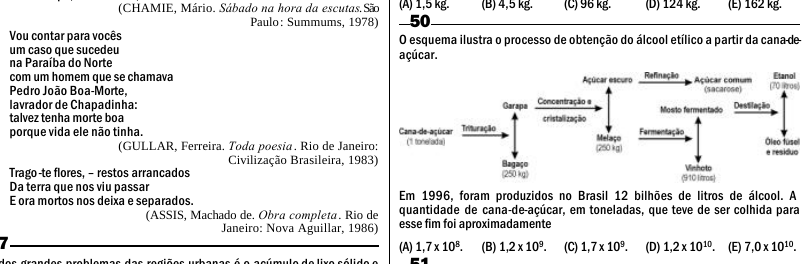
#> input picture _banco/pendentes/enem2000a2008/P7507-Q050.png, 810 x 268 px
$ python -i ocr_pdf.py   (imports and definitions only)
#> lines starting #> are read from the running program, lines starting #| are printed output that depends on the picture; after the words box and inside, x2 and y2 are one past the last pixel; in counts of white or black regions, pixels touching at a corner belong together
# OCR (tesseract, portugues) das provas com texto ruim no PDF (digitalizadas ou com fonte sem traducao).
# Gera ~/mnt/BM/_ocr/<PID>.pdf: cada pagina renderizada a 300 dpi com uma camada de texto invisivel do tesseract.
# O 06_extrair.py usa esse arquivo no lugar do original quando ele existe (e marca todas as questoes para conferir).
# Uso: python3 ferramentas_nuvem/ocr_pdf.py PID...      (PAR=4: provas em paralelo, 1 nucleo cada)
import json, os, re, sys, subprocess, tempfile, shutil, concurrent.futures as cf
import cv2, numpy as np

R = os.path.dirname(os.path.dirname(os.path.abspath(__file__)))
BM = os.path.expanduser("~/mnt/BM")
# [1 line not run here, left out]
import glob as _g   # catalogo do Drive novo (um arquivo por ano)
# [1 line not run here, left out]
SAIDA = os.path.join(BM, "_ocr")
DPI = 300


def fundo_branco(arq):
    """papel digitalizado fica cinza (~235): o extrator veria "tinta" na pagina toda. Divide pelo tom do papel
    (mediana) e o que fica quase branco vira branco; texto e desenho nao mudam."""
    im = cv2.imread(arq, cv2.IMREAD_GRAYSCALE)
    bg = float(np.median(im))
    if bg >= 250 or bg < 150: return
    im = np.clip(im.astype(np.float32) * 255.0 / bg, 0, 255)
    im[im > 235] = 255
    cv2.imwrite(arq, im.astype(np.uint8), [cv2.IMWRITE_JPEG_QUALITY, 90])


def bolinhas(arq):
    """letra branca dentro de circulo preto (alternativas do ENEM): o tesseract nao le. Devolve as caixas. Troca so o circulo por
    letra preta em fundo branco; nada mais da pagina muda. Circulo = componente redondo com um buraco (a letra) e
    SEM tinta colada dos lados (o "Q" e o "O" em negrito de QUESTAO tem letras vizinhas coladas)."""
    im = cv2.imread(arq, cv2.IMREAD_GRAYSCALE)
#> im is the input picture: shape (268, 810); min 0, max 255, mean 233.6
    bw = (im < 128).astype(np.uint8)
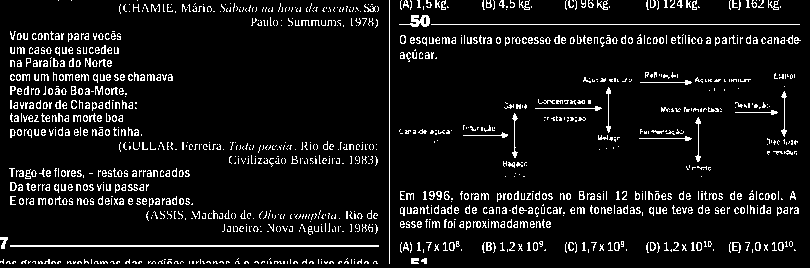
#> bw: shape (268, 810); values 0 (black) and 1 (white), 7.9% white in thin lines or dots
    n = 0; caixas = []
    # fechamento 5x5: o circulo pode sair partido pela letra branca (componente nao seria redondo)
    fech = cv2.morphologyEx(bw, cv2.MORPH_CLOSE, np.ones((5, 5), np.uint8))
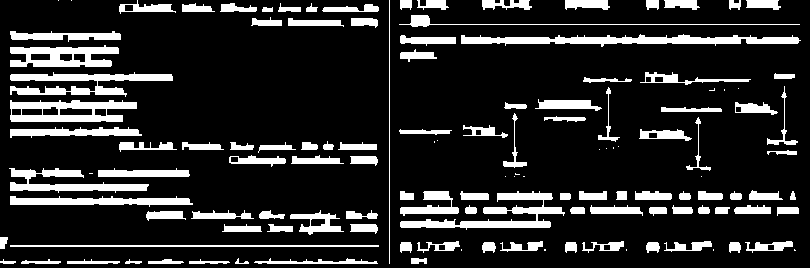
#> fech: shape (268, 810); values 0 (black) and 1 (white), 16.1% white; 130 white regions (22 under 20 px), largest, box (x1, y1, x2, y2) and area: (461, 34, 801, 47) 2325, (400, 191, 565, 230) 1982, (10, 72, 173, 97) 1845
    for c in cv2.findContours(fech, cv2.RETR_EXTERNAL, cv2.CHAIN_APPROX_SIMPLE)[0]:
        x, y, w, h = cv2.boundingRect(c)
        if not (28 <= w <= 90 and 0.85 <= w / h <= 1.18): continue
        a = cv2.contourArea(c)
        if not 0.68 <= a / (w * h) <= 0.85: continue            # circulo (quadrado cheio da ~1)
        m = np.zeros((h, w), np.uint8); cv2.drawContours(m, [c - [x, y]], -1, 1, -1)
        reg = im[y:y + h, x:x + w]
        buraco = int(((reg >= 128) & (m == 1)).sum())
        if not 0.15 * a <= buraco <= 0.6 * a: continue           # tem uma letra branca dentro
        g = int(0.4 * w); y0, y1 = y + h // 4, y + 3 * h // 4
        if bw[y0:y1, max(0, x - g):x].any() or bw[y0:y1, x + w:x + w + g].any(): continue   # letra de palavra
        letra = (cv2.erode(m, np.ones((5, 5), np.uint8)) == 1) & (reg >= 150)   # letra = branco longe da borda do circulo
        reg[m == 1] = 255; reg[letra] = 0
        if y >= 2 and x >= 2:                                        # contorno cinza (antisserrilhado) do circulo
            mb = np.pad(m, 2); anel = (cv2.dilate(mb, np.ones((5, 5), np.uint8)) == 1) & (mb == 0)
            jan = im[y - 2:y + h + 2, x - 2:x + w + 2]
            jan[anel[:jan.shape[0], :jan.shape[1]]] = 255
        # a letra e lida sozinha (1 caractere, so A-E); "?" se o tesseract nao le
        pad = 12; crop = np.full((h + 2 * pad, w + 2 * pad), 255, np.uint8); crop[pad:pad + h, pad:pad + w] = reg
        tmp_c = arq[:-4] + f"_b{n}.png"; cv2.imwrite(tmp_c, crop)
        le = subprocess.run(["tesseract", tmp_c, "-", "--psm", "10", "-c", "tessedit_char_whitelist=ABCDE"],
                            capture_output=True, text=True, env=dict(os.environ, OMP_THREAD_LIMIT="1")).stdout.strip()
        os.remove(tmp_c)
        n += 1; caixas.append([round(v * 72 / DPI, 1) for v in (x, y, x + w, y + h)] + [le if re.fullmatch(r"[A-E]", le) else "?"])
#> this loop made 130 passes
#> (x, y, w, h) on passes 1, 2, 3, 4, 5, 6, 7, 8, 9, 16, 17, 18: (189, 259, 41, 5), (148, 259, 36, 5), (125, 259, 17, 5), (67, 259, 53, 5), (21, 259, 40, 5), (0, 259, 16, 5), (411, 258, 16, 6), (254, 258, 124, 6), (235, 258, 14, 6), (729, 242, 12, 11), (646, 242, 14, 11), (565, 242, 12, 11)
#> (c, x, y, w, h) on passes 10 to 15: ([[794, 249], [794, 250], [795, 250]], 794, 249, 2, 2), ([[713, 249], [713, 250]], 713, 249, 1, 2), ([[626, 249], [626, 250]], 626, 249, 1, 2), ([[544, 249], [544, 250], [545, 250], [545, 249]], 544, 249, 2, 2), ([[461, 249], [461, 250]], 461, 249, 1, 2), ([[10, 245], [10, 246], [378, 246], [378, 245]], 10, 245, 369, 2)
#> after the loop, caixas = []; n = 0
    if n: cv2.imwrite(arq, im, [cv2.IMWRITE_JPEG_QUALITY, 90])
    # letra nao lida ("?", quase sempre o B): vem da vizinha na mesma coluna ("A ? C" -> B), so se a sequencia fecha
    caixas.sort(key=lambda b: (round(b[0] / 20), b[1]))
    for _ in range(2):
        for i, b in enumerate(caixas):
            if b[4] != "?": continue
            ant = caixas[i - 1] if i and abs(caixas[i - 1][0] - b[0]) < 5 and b[1] - caixas[i - 1][3] < 80 else None
            prox = caixas[i + 1] if i + 1 < len(caixas) and abs(caixas[i + 1][0] - b[0]) < 5 and caixas[i + 1][1] - b[3] < 80 else None
            pa, pp = (ant[4] if ant else "?"), (prox[4] if prox else "?")
            if pa in "ABCD" and pa != "?" and (pp == "?" or ord(pp) == ord(pa) + 2): b[4] = chr(ord(pa) + 1)
            elif pp in "BCDE" and pp != "?" and (pa == "?" or ord(pp) == ord(pa) + 2): b[4] = chr(ord(pp) - 1)
    return caixas


def ocr(pid):
    alvo = os.path.join(SAIDA, pid + ".pdf")
    if os.path.exists(alvo): return pid, "ja existe"
    pdf = os.path.join(BM, CAT[pid]["caminho"])
    tmp = tempfile.mkdtemp(prefix=f"ocr_{pid}_")
    try:
        # jpeg (qualidade 90): o PDF de saida fica ~10x menor que com png, sem perda visivel no texto
        subprocess.run(["pdftoppm", "-r", str(DPI), "-gray", "-jpeg", "-jpegopt", "quality=90", pdf, os.path.join(tmp, "p")],
                       check=True, capture_output=True)
        pags = sorted(f for f in os.listdir(tmp) if f.endswith(".jpg"))
        env = dict(os.environ, OMP_THREAD_LIMIT="1")
        saidas = []; bolhas = {}
        for k, f in enumerate(pags):
            base = os.path.join(tmp, f[:-4])
            fundo_branco(os.path.join(tmp, f))
            cx = bolinhas(os.path.join(tmp, f))
            if cx: bolhas[k + 1] = cx
            subprocess.run(["tesseract", os.path.join(tmp, f), base, "-l", "por", "--dpi", str(DPI), "pdf"],
                           check=True, capture_output=True, env=env, timeout=600)
            saidas.append(base + ".pdf")
        os.makedirs(SAIDA, exist_ok=True)
        subprocess.run(["pdfunite", *saidas, alvo + ".part"], check=True, capture_output=True)
        # posicao das bolinhas (em pt, por pagina): o 06_extrair.py usa para saber que a letra ali e alternativa
        json.dump(bolhas, open(os.path.join(SAIDA, pid + ".bolhas.json"), "w"))
        os.replace(alvo + ".part", alvo)
        return pid, f"{len(pags)} paginas"
    except Exception as e:
        return pid, "ERRO " + repr(e)[:200]
    finally:
        shutil.rmtree(tmp, ignore_errors=True)


# [4 lines not run here, left out]

>>> result = bolinhas('../_banco/pendentes/enem2000a2008/P7507-Q050.png')
#> result = []

$ run again, on _banco/questoes/ENEM/2000/P2384/img/Q007_img1.png
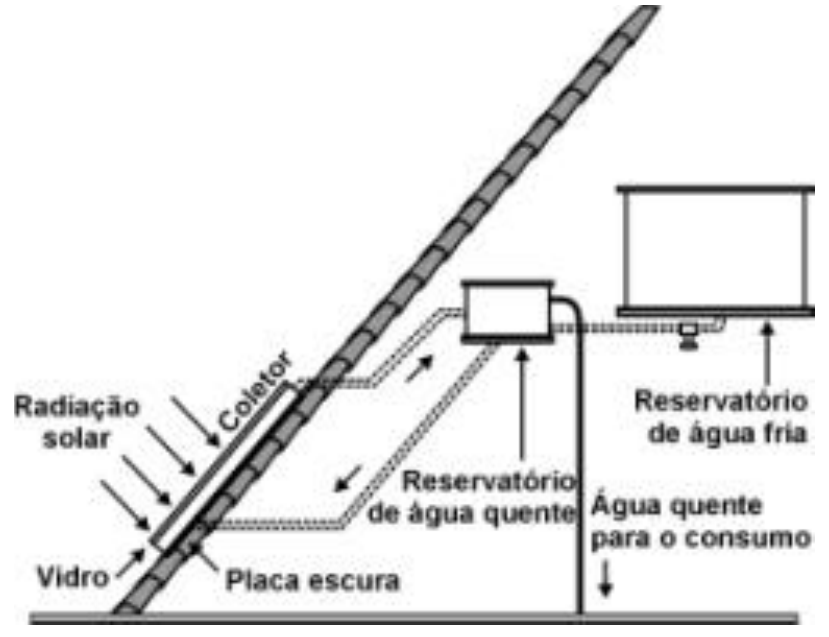
#> input picture _banco/questoes/ENEM/2000/P2384/img/Q007_img1.png, 829 x 637 px
#> in bolinhas, im is the input picture: shape (637, 829); min 0, max 255, mean 231.4
#> in bolinhas, `bw = (im < 128).astype(np.uint8)`:
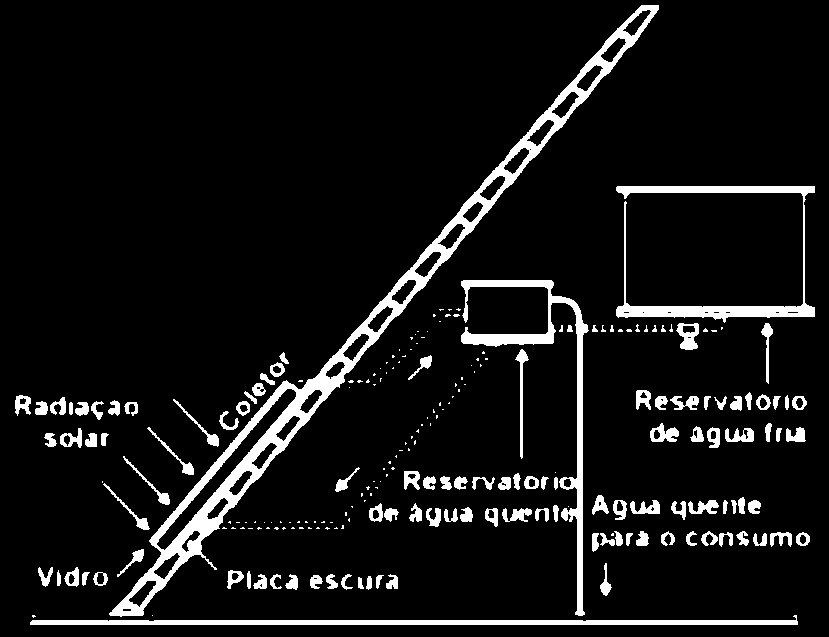
#> bw: shape (637, 829); values 0 (black) and 1 (white), 8% white; 230 white regions (113 under 20 px), largest, box (x1, y1, x2, y2) and area: (109, 5, 659, 617) 14489, (461, 280, 589, 616) 4364, (616, 186, 815, 323) 4072
#> in bolinhas, `fech = cv2.morphologyEx(bw, cv2.MORPH_CLOSE, np.ones((5, 5), np.uint8))`:
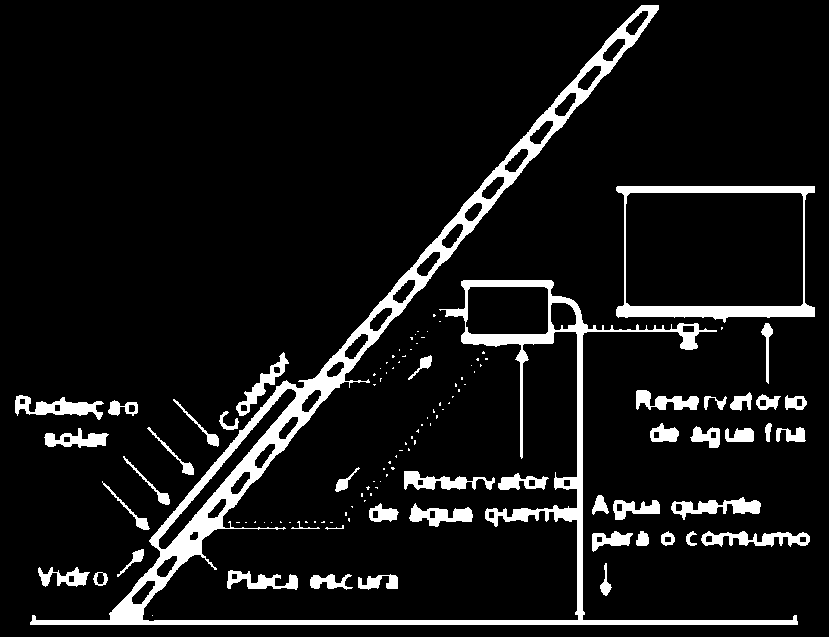
#> fech: shape (637, 829); values 0 (black) and 1 (white), 8.7% white; 118 white regions (73 under 20 px), largest, box (x1, y1, x2, y2) and area: (30, 5, 798, 625) 25733, (616, 186, 815, 323) 4125, (15, 395, 104, 420) 1006
#> the loop in bolinhas, `for c in cv2.findContours(fech, cv2.RETR_EXTERNAL, cv2.CHAIN_APPROX_SI..` made 118 passes
#> (x, y, w, h) on passes 1 to 8: (152, 615, 1, 1), (358, 574, 40, 16), (310, 574, 43, 16), (93, 572, 15, 14), (227, 570, 71, 20), (38, 567, 52, 20), (600, 563, 12, 33), (117, 549, 27, 28)
#> after the loop in bolinhas, `for c in cv2.findContours(fech, cv2.RETR_EXTERNAL, cv2.CHAIN_APPROX_SI..`: caixas = []; n = 0
#> result = []

$ run again, on _banco/questoes/ENEM/2000/P2384/img/Q014_img1.png
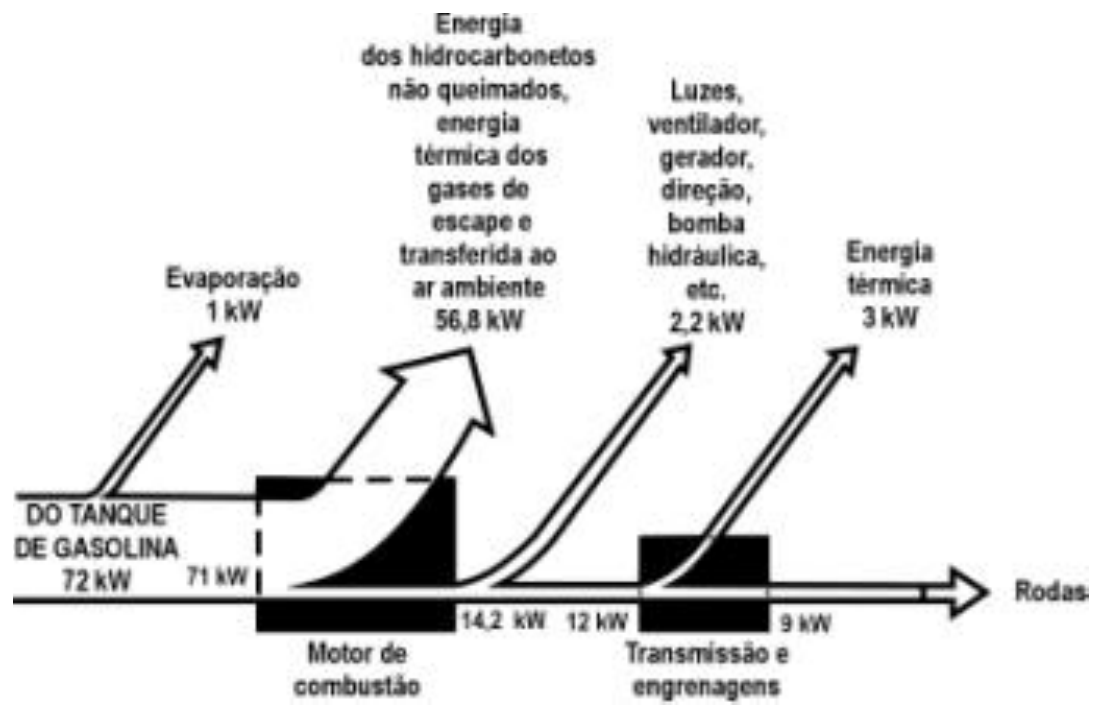
#> input picture _banco/questoes/ENEM/2000/P2384/img/Q014_img1.png, 1102 x 718 px
#> in bolinhas, im is the input picture: shape (718, 1102); min 0, max 255, mean 228.6
#> in bolinhas, `bw = (im < 128).astype(np.uint8)`:
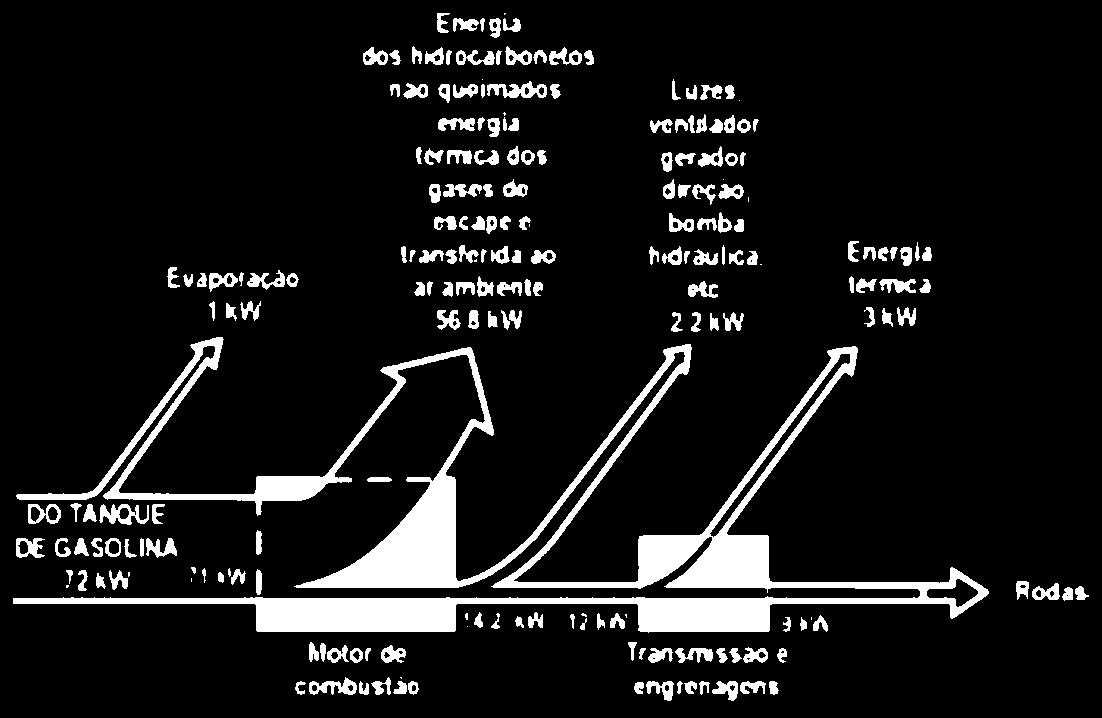
#> bw: shape (718, 1102); values 0 (black) and 1 (white), 9.7% white; 215 white regions (18 under 20 px), largest, box (x1, y1, x2, y2) and area: (13, 337, 989, 633) 47973, (487, 81, 547, 98) 550, (99, 504, 149, 525) 529
#> in bolinhas, `fech = cv2.morphologyEx(bw, cv2.MORPH_CLOSE, np.ones((5, 5), np.uint8))`:
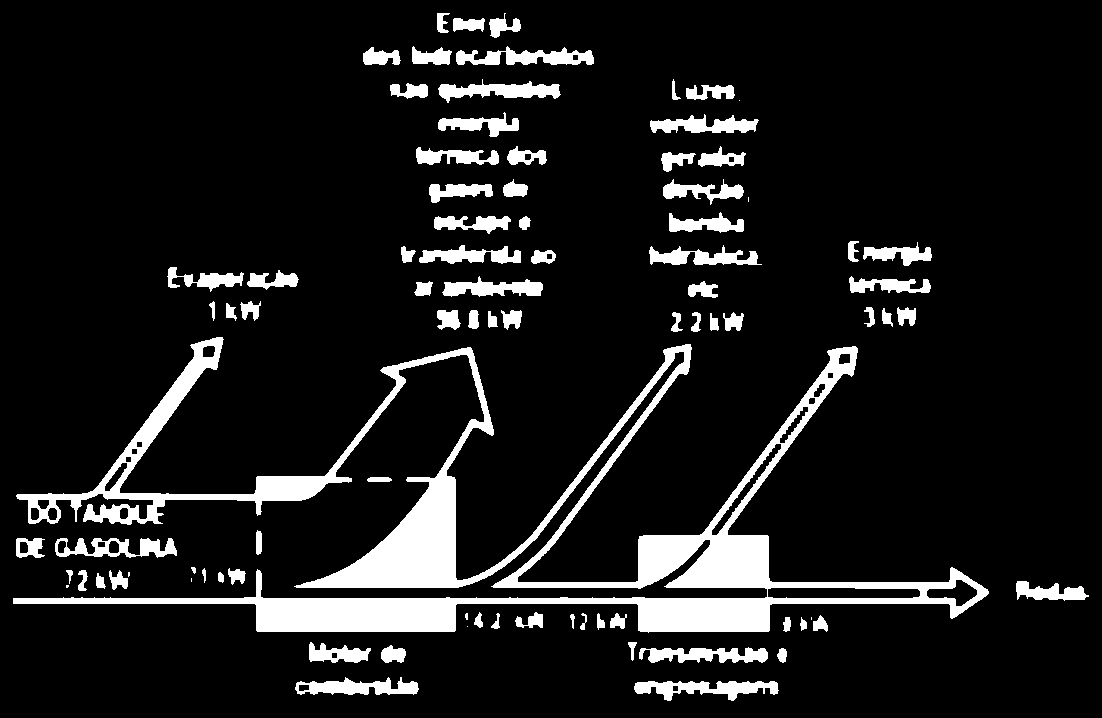
#> fech: shape (718, 1102); values 0 (black) and 1 (white), 10.7% white; 87 white regions (8 under 20 px), largest, box (x1, y1, x2, y2) and area: (13, 337, 989, 633) 50709, (634, 681, 779, 701) 1567, (456, 46, 594, 65) 1489
#> the loop in bolinhas, `for c in cv2.findContours(fech, cv2.RETR_EXTERNAL, cv2.CHAIN_APPROX_SI..` made 87 passes
#> (x, y, w, h) on passes 1 to 8: (634, 681, 145, 20), (295, 677, 124, 18), (777, 648, 10, 15), (639, 647, 129, 16), (381, 645, 25, 18), (628, 642, 9, 19), (309, 642, 62, 21), (467, 626, 1, 1)
#> after the loop in bolinhas, `for c in cv2.findContours(fech, cv2.RETR_EXTERNAL, cv2.CHAIN_APPROX_SI..`: caixas = []; n = 0
#> result = []

$ run again, on _banco/questoes/ENEM/2000/P2384/revisao/Q021_p6.jpg
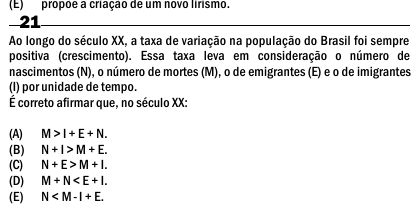
#> input picture _banco/questoes/ENEM/2000/P2384/revisao/Q021_p6.jpg, 420 x 214 px
#> in bolinhas, im is the input picture: shape (214, 420); min 0, max 255, mean 234.9
#> in bolinhas, `bw = (im < 128).astype(np.uint8)`:
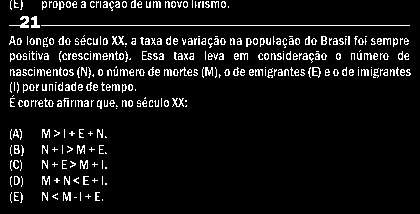
#> bw: shape (214, 420); values 0 (black) and 1 (white), 7.5% white in thin lines or dots
#> in bolinhas, `fech = cv2.morphologyEx(bw, cv2.MORPH_CLOSE, np.ones((5, 5), np.uint8))`:
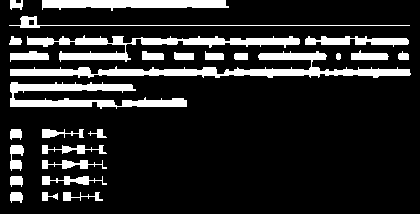
#> fech: shape (214, 420); values 0 (black) and 1 (white), 15.2% white; 27 white regions, largest, box (x1, y1, x2, y2) and area: (10, 51, 411, 78) 3212, (27, 35, 300, 62) 2255, (10, 82, 187, 109) 2122
#> the loop in bolinhas, `for c in cv2.findContours(fech, cv2.RETR_EXTERNAL, cv2.CHAIN_APPROX_SI..` made 27 passes
#> (x, y, w, h) on passes 1 to 8: (63, 192, 40, 9), (42, 192, 16, 9), (10, 192, 13, 11), (42, 176, 65, 9), (10, 176, 13, 11), (42, 160, 65, 9), (42, 145, 65, 9), (10, 145, 14, 26)
#> after the loop in bolinhas, `for c in cv2.findContours(fech, cv2.RETR_EXTERNAL, cv2.CHAIN_APPROX_SI..`: caixas = []; n = 0
#> result = []
